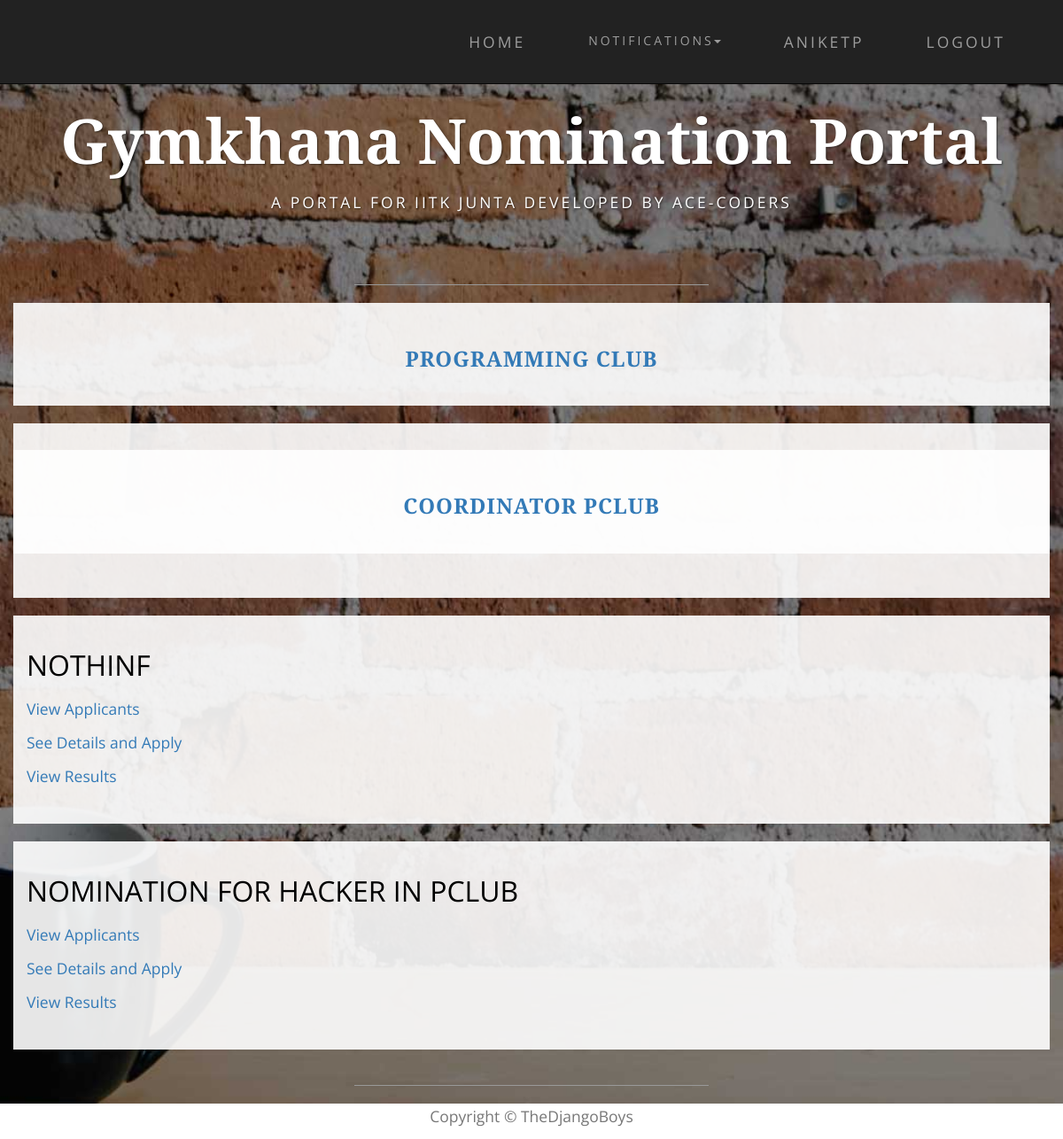
Screenshot of /nominations/ (signed in) with the database file from the repository.
### nomi/models.py (models this page shows, shortened)
class Club(models.Model):
    club_name = models.CharField(max_length=100, null=True)
    club_parent = models.ForeignKey('self', null=True, blank=True)
    club_members = models.ManyToManyField(User, blank=True)
    status = models.CharField(max_length=50, choices=CLUB_STATUS, default='Club created')
    club_approvals = models.ManyToManyField('self', related_name='approvals', symmetrical=False, blank=True)
    perms = models.CharField(max_length=200, choices=CLUB_PERMS, default='normal')

class Post(models.Model):
    post_name = models.CharField(max_length=500, null=True)
    club = models.ForeignKey(Club, on_delete=models.CASCADE, null=True, blank=True)
    parent = models.ForeignKey('self', on_delete=models.CASCADE, null=True, blank=True)
    post_holders = models.ManyToManyField(User, blank=True)
    post_approvals = models.ManyToManyField('self', related_name='approvals', symmetrical=False, blank=True)
    status = models.CharField(max_length=50, choices=POST_STATUS, default='Post created')
    perms = models.CharField(max_length=200, choices=POST_PERMS, default='normal')
    class Meta:
        permissions = (("can approve the post", "can approve the post"),
                       ("can send nominations to users", "can send nominations to users"))

class Nomination(models.Model):
    name = models.CharField(max_length=200)
    description = models.TextField(max_length=1000, null=True, blank=True)
    nomi_post = models.ForeignKey(Post, null=True)
    nomi_form = models.OneToOneField('forms.Questionnaire', null=True, blank=True)
    status = models.CharField(max_length=50, choices=STATUS, default='Nomination created')
    nomi_approvals = models.ManyToManyField(Post, related_name='nomi_approvals', symmetrical=False, blank=True)
    year_choice = models.CharField(max_length=100, choices=YEAR_1, null=True)
    hall_choice = models.CharField(max_length=100, choices=HALL_1, null=True)
    dept_choice = models.CharField(max_length=100, choices=DEPT_1, null=True)

### nomi/views.py (the view)
@login_required
def index(request):
    nominations = Nomination.objects.filter(status='Nomination out')
    all_nominations = nominations[::-1]
    posts = Post.objects.filter(post_holders=request.user)
    clubs = Club.objects.filter(club_members=request.user)
    username = UserProfile.objects.get(user=request.user)
    return render(request, 'index.html', context={'all_nominations': all_nominations, 'posts': posts,
                                                  'clubs': clubs, 'username': username})

### nomi/templates/index.html (shortened to what this page needs)
{% extends 'base.html' %}
{% load staticfiles %}
{% block content %}
    {% if not perms.nomi.admin %}
        <div class="container">
            {% if clubs %}
            {% for club in clubs %}
                 <div class="row box">
                    <h3 class="text-center"><a href="{% url 'club_view' club.pk %}" >{{club.club_name}}</a></h3>
                </div>
            {% endfor %}
            {% endif %}
        </div>
       <div class="container box">
            {% if posts %}
            {% for post in posts %}
                 <div class="row box">
                    <h3 class="text-center"><a href="{% url 'post_view' post.pk %}" >{{post.post_name}}</a></h3>
                </div>
            {% endfor %}
            {% endif %}
        </div>
    {% endif %}
        <div class="container">
        {% if user.is_authenticated %}
            {% for nomi in all_nominations %}
            {% if nomi.year_choice == username.year or nomi.year_choice == 'All' or perms.nomi.admin %}
                {% if nomi.hall_choice == username.hall or nomi.hall_choice == 'All' or perms.nomi.admin %}
                    {% if nomi.dept_choice == username.department or nomi.dept_choice == 'All' or perms.nomi.admin %}
                        <div class="row box">
                            <p style="font-size: xx-large">{{ nomi.name.upper }}</p>
                                        <p><a href="{% url 'applicants' nomi.pk %}">View Applicants</a></p>
                            {% if not perms.nomi.admin %}
                                        <p><a href="{% url 'nomi_apply' nomi.pk %}">See Details and Apply</a></p>
                            {% endif %}
                                <p><a href="{% url 'result' nomi.pk %}">View Results</a></p>
                        </div>
                    {% endif %}
                {% endif %}
            {% endif %}
            {% endfor %}
        {% endif %}
        </div>
    {% endblock %}

### nomi/templates/base.html (shortened to what this page needs)
<!DOCTYPE html>
<html lang="en">
{% load staticfiles %}
<head>
    <link href="{% static 'nomi/css/bootstrap.min.css' %}" rel="stylesheet">
    <link href="{% static 'nomi/css/business-casual.css' %}" rel="stylesheet">
</head>
<body>
 {% block navigation %}
    <nav id="mainNav" class="navbar navbar-inverse navbar-custom navbar-fixed-top">
        <div class="container">
            <div class="collapse navbar-collapse" id="bs-example-navbar-collapse-1">
                 <ul class="nav navbar-nav navbar-right">
                    <li><a href="{% url 'index' %}">Home</a></li>
                    {% if user.is_authenticated %}
                     <li class="dropdown">
                         <a class="btn btn-link dropdown-toggle" data-toggle="dropdown"type="button">Notifications<span class="caret"></span></a>
                     </li>
                     <li><a href="{% url 'profile' %}" >{{user.get_username}}</a></li>
                     <li><a href="{% url 'logout' %}?next={% url 'index' %}">Logout</a></li>
                    {% else %}
                        <li><a href="{% url 'login' %}?next={{request.path}}">Login</a></li>
                     {% endif %}
                 </ul>
            </div>
        </div>
    </nav>
 {% endblock %}
 {% block heading %}
    <div class="brand main">Gymkhana Nomination Portal</div>
    <div class="address-bar">A PORTAL FOR IITK JUNTA DEVELOPED BY ACE-CODERS</div>
    <br>
    <hr>
 {% endblock %}
    {% block content %}
    {% endblock %}
    <hr>
    <div class="col-lg-12 text-center " style="background:white;height:40px">
        <p class="text-muted">Copyright &copy; TheDjangoBoys</p>
    </div>
</body>

### nomi/static/nomi/css/business-casual.css (style rules this page uses)
body { font-family: "Open Sans","Helvetica Neue",Helvetica,Arial,sans-serif; background: url('../img/bg.jpg') no-repeat center center fixed; -webkit-background-size: cover; -moz-background-size: cover; background-size: cover; -o-background-size: cover; }
h1, h2, h3, h4, h5, h6 { text-transform: uppercase; font-family: "Josefin Slab","Helvetica Neue",Helvetica,Arial,sans-serif; font-weight: 700; letter-spacing: 1px; }
p { font-size: 1.25em; line-height: 1.6; color: #000; }
hr { max-width: 400px; border-color: #999999; }
.brand, .address-bar { display: none; }
.navbar-nav { text-transform: uppercase; font-weight: 400; letter-spacing: 3px; }
.box { margin-bottom: 20px; padding: 30px 15px; background: #fff; background: rgba(255,255,255,0.9); }
@media screen and (min-width:768px) { .brand { display: inherit; margin: 0; padding: 30px 0 10px; text-align: center; text-shadow: 1px 1px 2px rgba(0,0,0,0.5); font-family: "Josefin Slab","Helvetica Neue",Helvetica,Arial,sans-serif; font-size: 5em; font-weight: 700; line-height: normal; color: #fff; } }
@media screen and (min-width:768px) { .address-bar { display: inherit; margin: 0; padding: 0 0 40px; text-align: center; text-shadow: 1px 1px 2px rgba(0,0,0,0.5); text-transform: uppercase; font-size: 1.25em; font-weight: 400; letter-spacing: 3px; color: #fff; } }
@media screen and (min-width:768px) { .navbar { border-radius: 0; } }
@media screen and (min-width:768px) { .navbar { min-height: 0; } }
@media screen and (min-width:768px) { .nav>li>a { padding: 35px; } }
@media screen and (min-width:768px) { .navbar-nav>li>a { line-height: normal; } }
@media screen and (min-width:768px) { .navbar-nav { display: table; float: none; margin: 0 auto; table-layout: fixed; font-size: 1.25em; } }
@media screen and (min-width:1200px) { .box:after { content: ''; display: table; clear: both; } }

### rows the page displays
Club: club_name "PROGRAMMING CLUB"
Post: post_name "COORDINATOR PCLUB"
Nomination: name "NOTHINF"
Nomination: name "NOMINATION FOR HACKER IN PCLUB"

### other values shown
{{ user.get_username }} "ANIKETP"
